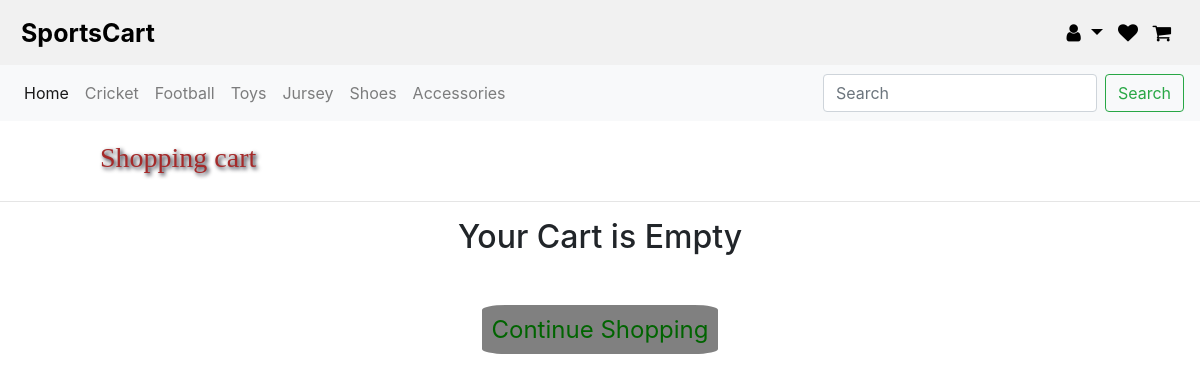
/cart/ (signed in), run on an earlier commit of the app's database.
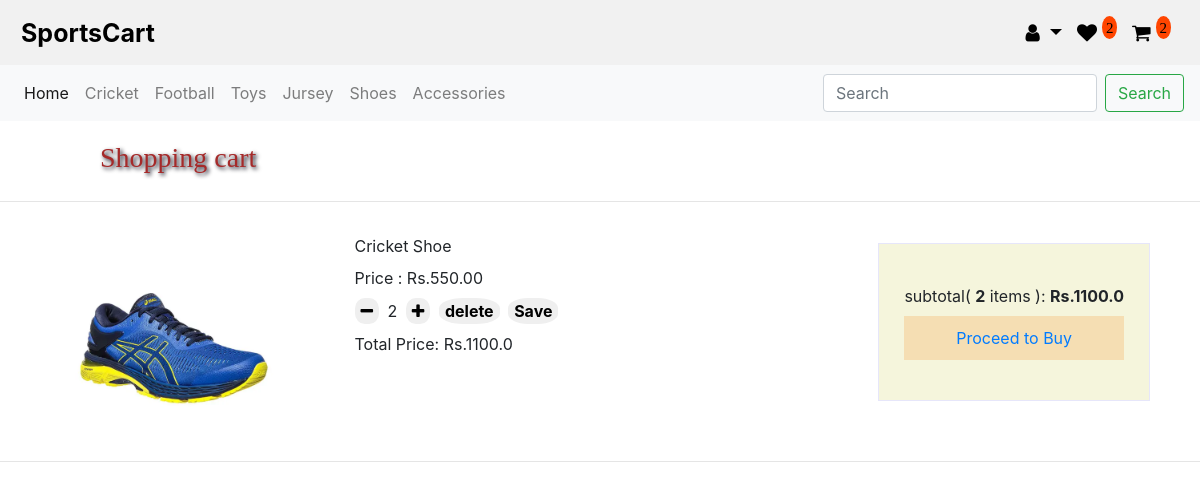
And on a later commit of the database.
### store/models.py (models this page shows, shortened)
class Order(models.Model):
    customer = models.ForeignKey(
        settings.AUTH_USER_MODEL, on_delete=models.SET_NULL, null=True, blank=True)
    order_items = models.ManyToManyField(OrderItem)
    total_items = models.IntegerField(null=True)
    total = models.FloatField(null=True)
    ordered_date = models.DateTimeField(null=True)
    ordered = models.BooleanField(default=False)
    transaction_complete = models.BooleanField(default=False)
    transaction_id = models.CharField(max_length=100, null=True)
    address = models.ForeignKey(
        'Address', on_delete=models.SET_NULL, blank=True, null=True)

class OrderItem(models.Model):
    customer = models.ForeignKey(
        settings.AUTH_USER_MODEL, on_delete=models.SET_NULL, null=True, blank=True)
    product = models.ForeignKey(Product, on_delete=models.SET_NULL, null=True)
    quantity = models.IntegerField(default=0, null=True, blank=True)
    complete = models.BooleanField(default=False)
    total = models.FloatField(null=True, blank=True)

class Product(models.Model):
    title = models.CharField(max_length=30)
    category = models.CharField(max_length=50, choices=CATEGORY_CHOICES ,default='sports')
    sub_category = models.CharField(max_length=50)
    price = models.FloatField()
    image = models.ImageField()
    description = models.TextField(max_length=250)
    @property
    def imageURL(self):
        try:
            url = self.image.url
        except:
            url = ''
        return url

### store/views.py (the view)
# urls.py: path('cart/', cart, name = "cart"),
@login_required
def cart(request):
	data = customerProduct(request)
	return render(request,'store/cart.html',data)

### store/utils.py (called while the page is built)
def customerProduct(request):
    if request.user.is_authenticated:
        customer = request.user
        try :
            order = Order.objects.get(customer=customer,ordered=False)
        except:
            order = ''
        wishlist = customer.wishlist_set.all()
        if wishlist :
            save_items = len(wishlist)
        else:
            wishlist = ''
            save_items = 0
    else:
        order = ''
        wishlist = ''
        save_items = 0
    products = Product.objects.all()
    return {'order':order ,'wishlist':wishlist, 'save_items':save_items, 'products':products}

### store/templates/store/cart.html
{% extends 'store/base.html' %}
{% load static %}
{% block content %}
	<h3 class="cart-header">
		Shopping cart
	</h3>
	<hr>
	{% if order != '' %}
	<div class="cart-body">
		<div class="cart-total">
			<div class="pb-2">
				subtotal( <strong>{{ order.total_items }}</strong>
				{% if order.total_items > 1 %}
				items
				{% else %}
				item
				{% endif %}
				):
				<span class="total-rs"><strong>Rs.{{ order.total }}</strong></span>
			</div>
			<div class="proceed-buy">
			<a href="{% url 'checkout' %}">Proceed to Buy</a>
			</div>
		</div>
	</div>
	<div class="cart-items">
		{% for item in order.order_items.all %}
		<div class="cart-row">
			<img class="row-image" src="{{item.product.imageURL}}">
		</div>
		<div class="cart-row">
			<div class="pt-3">
				{{item.product.title}}
			</div>
			<div class="pt-2">Price :
				Rs.{{item.product.price|floatformat:2}}
			</div>
			<div class="pt-2">
				<button data-product="{{item.product.id}}"
					data-action="remove" class="chg-quantity update-cart">
					<i class="fa fa-minus" aria-hidden="true"></i>
				</button>
				<span class="pl-1 pr-1">{{item.quantity}}</span>
				<button data-product="{{item.product.id}}"
					data-action="add" class="chg-quantity update-cart">
					<i class="fa fa-plus" aria-hidden="true"></i>
				</button>
				<span class="cart-delete pl-1"><button data-product="{{item.product.id}}"
					data-action="delete" class="chg-quantity update-cart">
					delete</button></span>
				<span class="cart-save pl-1"><button>Save</button></span>
			</div>
			<div class="pt-2">Total Price:
				Rs.{{ item.total }}
			</div>
		</div>
		<br>
		<hr>
		{% endfor %}
	</div>
	{% else %}
	<div class="container empty-cart text-center">
		<h2 class="pb-5">Your Cart is Empty</h2>
		<div class="continue">
			<a href="{% url 'home' %}">Continue Shopping</a>
		</div>
	</div>
	{% endif %}
{% endblock content %}

### store/templates/store/base.html (shortened to what this page needs)
{% load i18n %}
{% load static %}
<!DOCTYPE html>
<html>
<head>
	<link rel="stylesheet" href="https://stackpath.bootstrapcdn.com/bootstrap/4.4.1/css/bootstrap.min.css">
  <link rel="stylesheet" href="https://cdnjs.cloudflare.com/ajax/libs/font-awesome/4.7.0/css/font-awesome.min.css">
  <link rel="stylesheet" type="text/css" href="{% static 'css/main.css' %}">
</head>
<body>
<section id="header">
  <div class="header">
    <a href="#default" class="logo">SportsCart</a>
    <div class="header-right">
      <div class="dropdown line pr-2">
        <a href="#about" class="dropdown-toggle" data-toggle="dropdown">
          <i class="fa fa-user " aria-hidden="true"></i>
        </a>
      </div>
      <div class ="line pr-2">
        <a class="active" href="{% url 'wishlist' %}"><i class="fa fa-heart" aria-hidden="true">
          {% if save_items != 0 %}
          <sup class="super">{{ save_items }}</sup>
          {% endif %}</i>
        </a>
      </div>
      <div class ="line pr-2">
        <a href="{% url 'cart' %}"><i class="fa fa-shopping-cart" aria-hidden="true">
          {% if order != '' %}
          <sup class="super">{{ order.total_items }}</sup>
          {% endif %}</i>
        </a>
      </div>
    </div>
  </div>
  <nav class="navbar navbar-expand-lg navbar-light bg-light">
    <div class="collapse navbar-collapse" id="navbarSupportedContent">
      <ul class="navbar-nav mr-auto">
        <li class="nav-item active">
          <a class="nav-link" href="{% url 'home' %}">Home <span class="sr-only">(current)</span></a>
         </li>
        <li class="nav-item">
         <a class="nav-link" href="#">Cricket <span class="sr-only">(current)</span></a>
        </li>
        <li class="nav-item">
          <a class="nav-link" href="#">Football</a>
        </li>
        <li class="nav-item">
          <a class="nav-link" href="#">Toys<span class="sr-only">(current)</span></a>
        </li>
        <li class="nav-item">
          <a class="nav-link" href="#">Jursey</a>
        </li>
        <li class="nav-item">
          <a class="nav-link" href="#">Shoes <span class="sr-only">(current)</span></a>
        </li>
        <li class="nav-item">
          <a class="nav-link" href="#">Accessories</a>
        </li>
      </ul>
    </div>
    <form class="form-inline my-2 my-lg-0">
      <input class="form-control mr-sm-2" type="search" placeholder="Search" aria-label="Search">
      <button class="btn btn-outline-success my-2 my-sm-0" type="submit">Search</button>
    </form>
  </nav>
</section>
{% block content %}
{% endblock content %}
</body>
</html>

What changed in the data, as far as the page shows it:
added Order: total_items "2", total "1100.0"
added OrderItem: product.imageURL (picture), product "Cricket Shoe", product.price "550.00", quantity "2", total "1100.0"
Also different on the page:
{{ save_items }}: (not shown) → "2"
text no longer shown: "Your Cart is Empty Continue Shopping"
text now shown: "subtotal( items ): Rs. Proceed to Buy"
